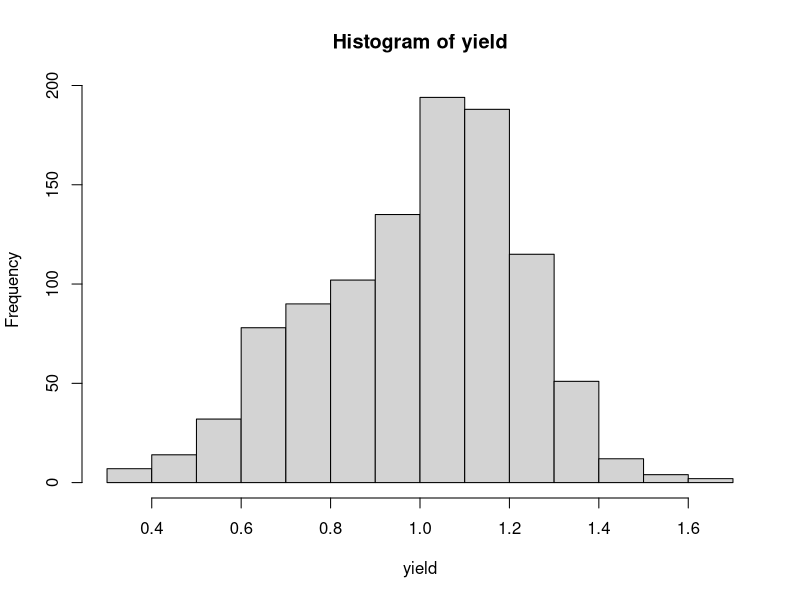
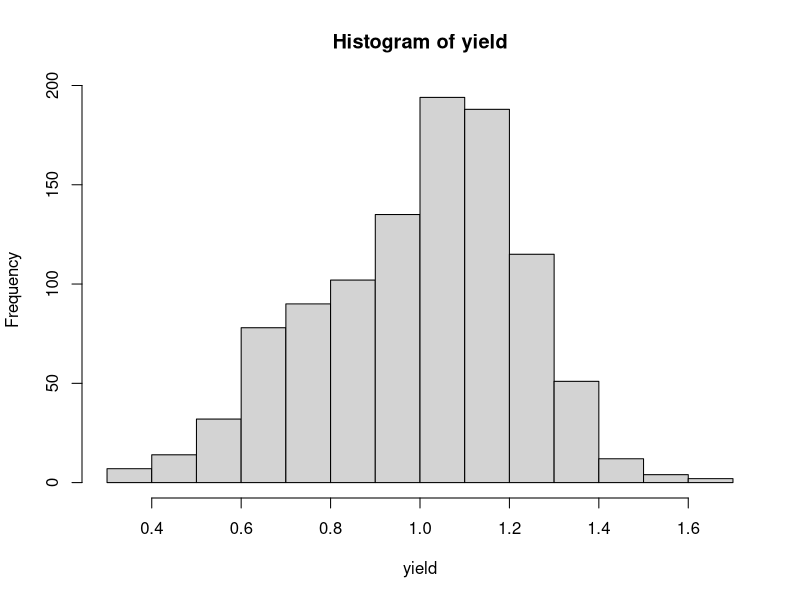
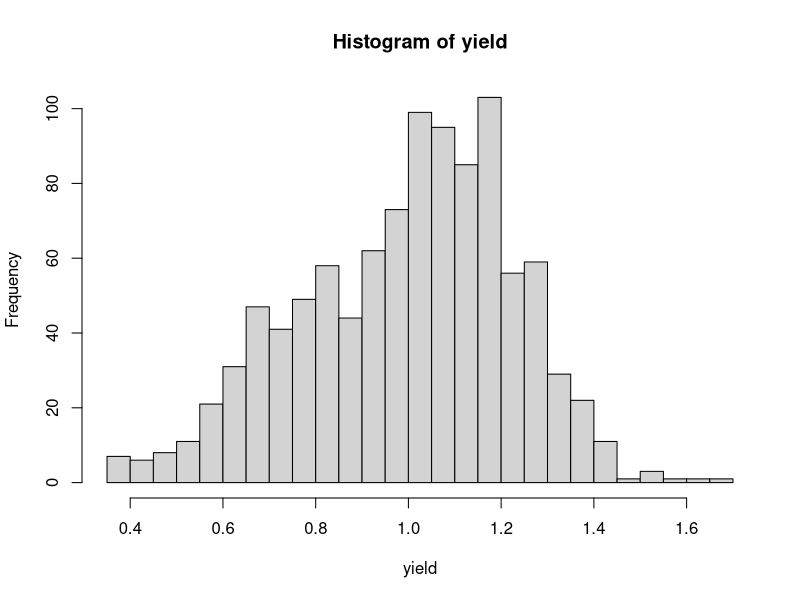
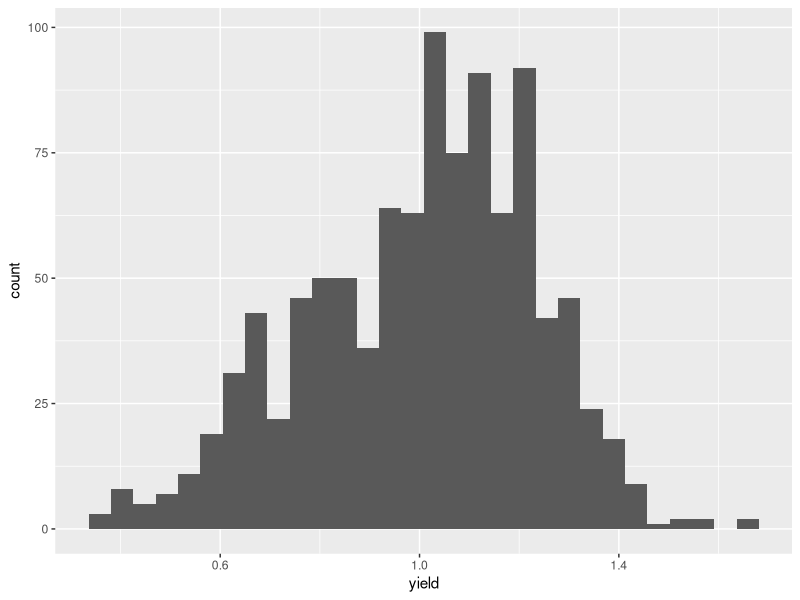
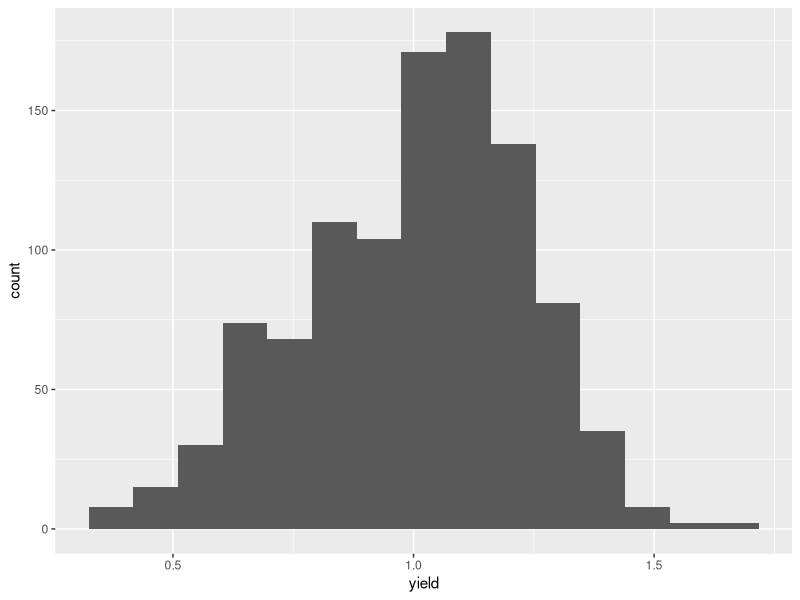
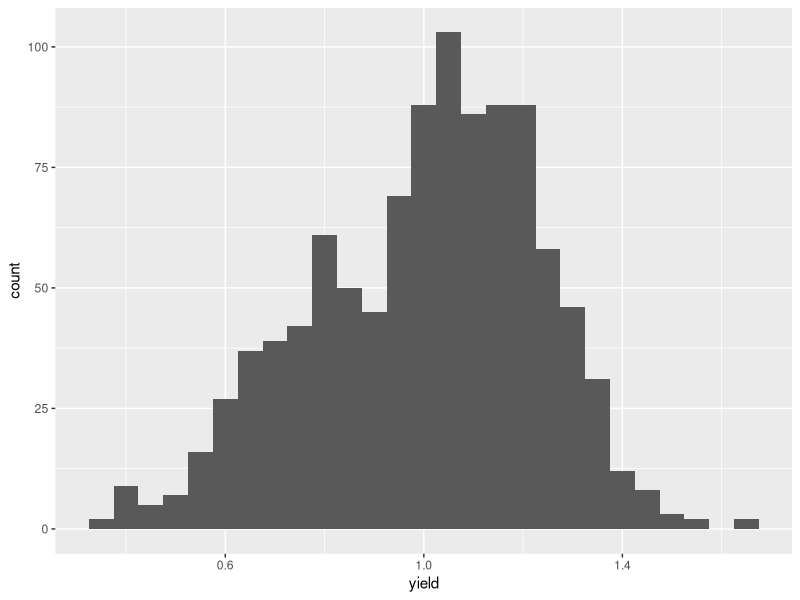
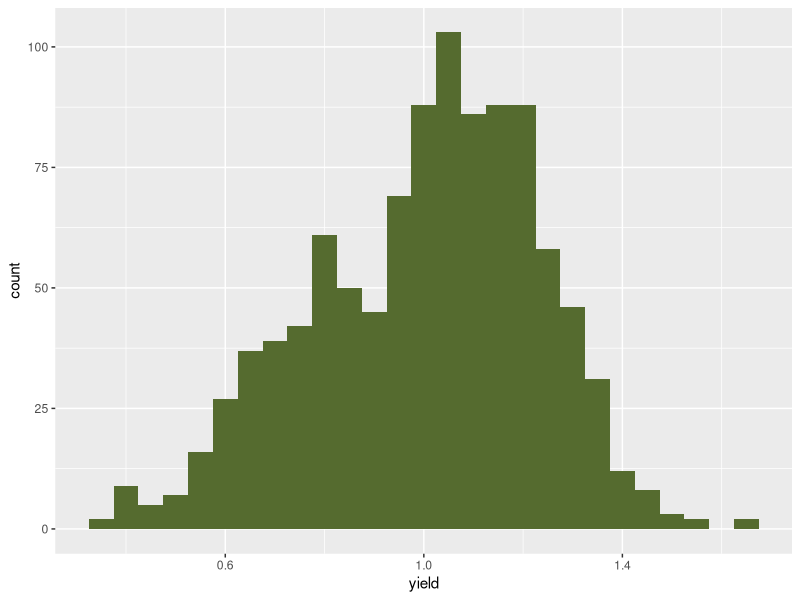
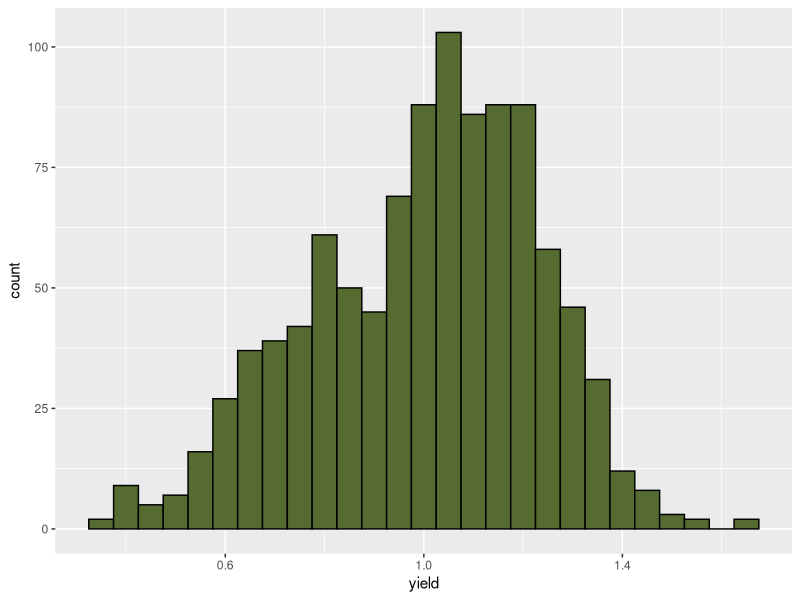

These figures' R source, in order:
## ---- chunk 1
cotton = read.csv("data-unit-1/exercise_data/cotton_uniformity.csv")
## ---- chunk 2
yield = cotton$yield
histogram = hist(yield)
plot(histogram)
## ---- chunk 3
histogram$breaks
## ---- chunk 4
histogram$mids
## ---- chunk 5
histogram = hist(yield, breaks = 28)

## ---- chunk 6
histogram$breaks
## ---- chunk 7
# install.packages("ggplot2")
library(ggplot2)

ggplot(data=cotton, aes(x=yield)) +
  geom_histogram()
## ---- chunk 8
ggplot(data=cotton, aes(x=yield)) +
  geom_histogram(bins=15)
## ---- chunk 9
ggplot(data=cotton, aes(x=yield)) +
  geom_histogram(binwidth=0.05)
## ---- chunk 10
ggplot(data=cotton, aes(x=yield)) +
  geom_histogram(binwidth=0.05, fill="darkolivegreen")
## ---- chunk 11
ggplot(data=cotton, aes(x=yield)) +
  geom_histogram(binwidth=0.05, fill="darkolivegreen", color="black")
## ---- chunk 12
barley = read.csv("data-unit-1/exercise_data/barley_uniformity.csv")
